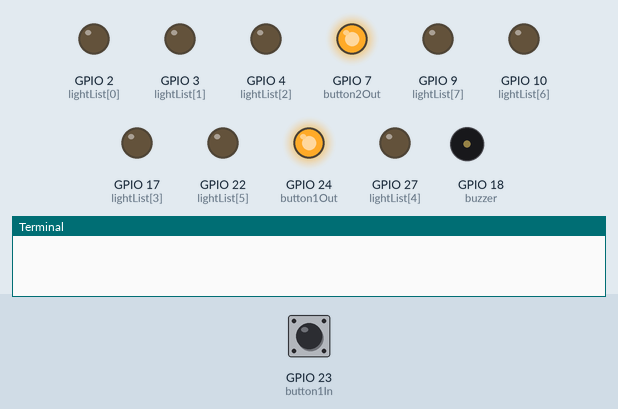
Simulated run of this program. Board: Raspberry Pi (BCM pin numbers). Parts: output pins drawn as LEDs (lit = HIGH), buzzer (waves = sounding), the last lines printed to the terminal. Inputs (shaded band) come from the test bench; at power-on: GPIO 23 (button1In) LOW. The clock reads 2024-03-15 10:24:30 at power-on unless the program sets it.

Above: at 1.2 s.
1.3 s: GPIO 23 (button1In) pulled HIGH for 0.15 s
At 2.4 s:
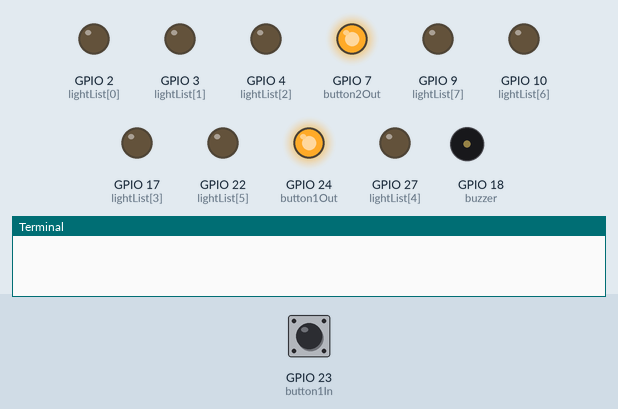
2.9 s: GPIO 23 (button1In) pulled HIGH for 1 s
At 3.6 s:
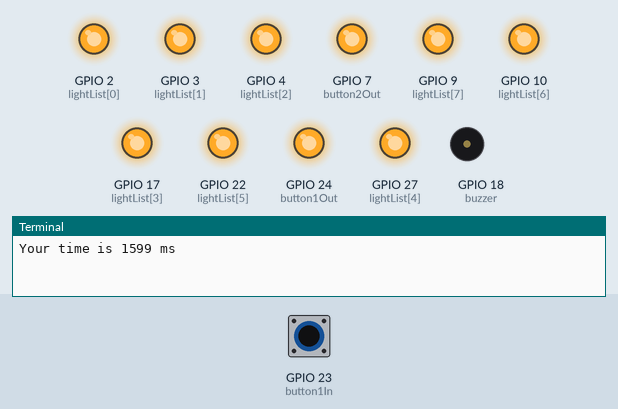
5.4 s: GPIO 23 (button1In) pulled HIGH for 3.2 s
At 6.7 s:
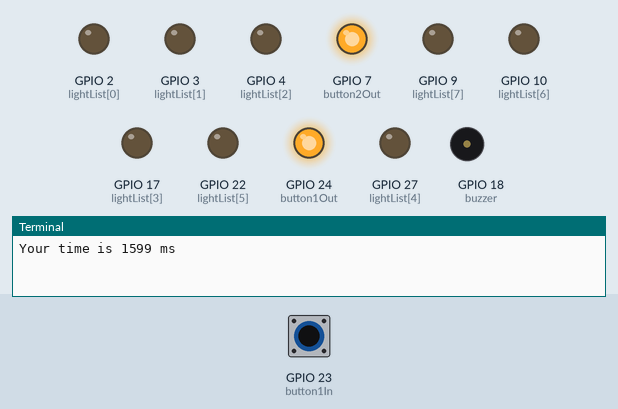
Timing chart, 0 to 8.4 s (numbered marks = the images above; inputs shaded):
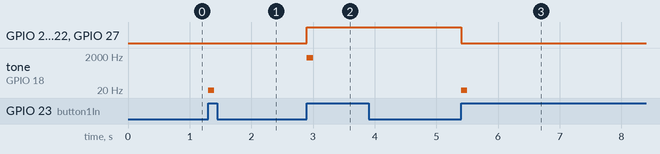

The program:

quickthumbjackie.py
```python
import RPi.GPIO as GPIO
import time

GPIO.setmode(GPIO.BCM)

button1In = 23
button1Out = 24
button2In = 8
button2Out = 7
# PWM pin is pin 18
buzzer = 18

# lightList will be used in a for loop later
lightList = [2, 3, 4, 17, 27, 22, 10, 9]
lightBuzzList = lightList + [buzzer]
lightBuzzButtonList = lightBuzzList + [button1Out, button2Out]

# Setting up all pins
GPIO.setup(lightList, GPIO.OUT)
GPIO.setup([button1In, button2In], GPIO.IN, pull_up_down=GPIO.PUD_DOWN)
GPIO.setup([button1Out, button2Out], GPIO.OUT)
GPIO.setup(buzzer, GPIO.OUT)

GPIO.output(lightBuzzList, 0)
GPIO.output(button1Out, 1)
GPIO.output(button2Out, 1)

start = True
time0 = 0


def turn_on_n_leds(n, ms):
    GPIO.output(lightList, 0)
    on_list = lightList[:n]
    GPIO.output(on_list, 1)
    p = GPIO.PWM(buzzer, ms)
    p.start(50)
    time.sleep(0.1)
    p.stop()

def map_ms_to_n(ms):
    ranking = [110, 120, 130, 150,
               180, 190, 230, 250]
    n = 1
    for interval in ranking:
        if ms < interval:
            return n
        else:
            n += 1
    return n


def pressed(channel):
    global start
    global time0
    if start:
        time0 = time.time()
        turn_on_n_leds(0, 1)
    else:
        response_time = 1000 * (time.time() - time0)
        print("Your time is {} ms".format(int(response_time)))
        turn_on_n_leds(map_ms_to_n(response_time), response_time)

    start = not start

GPIO.add_event_detect(button1In, GPIO.RISING, callback=pressed, bouncetime=100)

try:
    while True:
        time.sleep(5)
except KeyboardInterrupt:
    # If it all breaks, turn all pins off.
    GPIO.output(lightBuzzButtonList, 0)
```

Measured:
- after the input at 1.3 s, tone on GPIO 18 (buzzer): silent → 1 Hz at once, → silent 0.10 s later
- after the input at 2.9 s, GPIO 2 (lightList[0]), GPIO 3 (lightList[1]), GPIO 4 (lightList[2]), GPIO 9 (lightList[7]), GPIO 10 (lightList[6]), GPIO 17 (lightList[3]), GPIO 22 (lightList[5]), GPIO 27 (lightList[4]): LOW → HIGH at once; tone on GPIO 18 (buzzer): silent → 1599 Hz at once, → silent 0.10 s later
- after the input at 5.4 s, GPIO 2 (lightList[0]), GPIO 3 (lightList[1]), GPIO 4 (lightList[2]), GPIO 9 (lightList[7]), GPIO 10 (lightList[6]), GPIO 17 (lightList[3]), GPIO 22 (lightList[5]), GPIO 27 (lightList[4]): HIGH → LOW at once; tone on GPIO 18 (buzzer): silent → 1 Hz at once, → silent 0.10 s later
